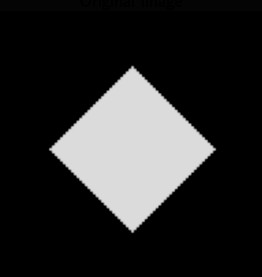
#> input picture images/pic-01.jpg, 262 x 277 px, found by its file name; its folder holds only this picture in this run
$ python Line-Detection-by-Hough-Transform.py
#> lines starting #> are read from the running program, lines starting #| are printed output that depends on the picture; after the words box and inside, x2 and y2 are one past the last pixel; in counts of white or black regions, pixels touching at a corner belong together
import numpy as np
import cv2
import matplotlib.pyplot as plt

def hough_line_transform(image_path, edge_threshold1 = 400, edge_threshold2 = 500, rho_resolution = 2, theta_resolution = 2, threshold = 120):

    # Load and preprocess the image
#> called with image_path = 'images\\pic-01.jpg', edge_threshold1 = 400, edge_threshold2 = 500, rho_resolution = 2, theta_resolution = 2, threshold = 122
    img = cv2.imread(image_path)
#> img is the input picture: shape (277, 262, 3); min 0, max 227, mean 42
    if img is None:
        raise FileNotFoundError(f"Image not found at {image_path}")
    gray = cv2.cvtColor(img, cv2.COLOR_BGR2GRAY)

    # Edge detection
    edges = cv2.Canny(gray, edge_threshold1, edge_threshold2)
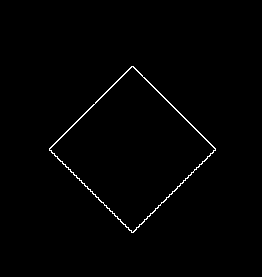
#> edges: shape (277, 262); 0.91% white in thin lines or dots, all inside (x1, y1, x2, y2) = (49, 66, 216, 233)
    print(f"Number of edge points: {np.sum(edges > 0)}")
#| Number of edge points: 659

    # Hough Transform setup
    height, width = edges.shape
#> height = 277; width = 262
    max_rho = int(np.sqrt(height**2 + width**2))  # Max rho based on diagonal
#> max_rho = 381
    thetas = np.deg2rad(np.arange(-90, 90, theta_resolution))
    rhos = np.arange(-max_rho, max_rho, rho_resolution)
#> rhos = 381 values from -381 to 379
    accumulator = np.zeros((len(rhos), len(thetas)), dtype=np.uint32)

    # Get edge point coordinates
    y_idxs, x_idxs = np.nonzero(edges)
#> y_idxs = 659 values from 66 to 232; x_idxs = 659 values, max 215 at index 328, min 49 at index 325, mean 132
    edge_points = np.vstack((x_idxs, y_idxs)).T  # Shape: (n_points, 2)
#> edge_points = 659 pairs, first value 49 to 215, second value 66 to 232

    # Vectorized rho computation
    cos_theta = np.cos(thetas)
    sin_theta = np.sin(thetas)
    rho_values = edge_points @ np.vstack((cos_theta, sin_theta))  # Shape: (n_points, n_thetas)
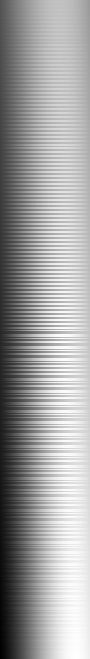
#> rho_values: shape (659, 90) float64; min -232, max 267.4, mean 82.3; drawn with min black and max white

    # Map rho values to bins
    rho_indices = np.floor((rho_values - rhos[0]) / rho_resolution).astype(int)

    # Accumulate votes
    for i in range(rho_indices.shape[0]):
        for j in range(rho_indices.shape[1]):
            rho_idx = rho_indices[i, j]
            if 0 <= rho_idx < len(rhos):
                accumulator[rho_idx, j] += 1
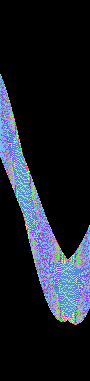
#> accumulator: shape (381, 90) uint32; 61 distinct labels, from 0 to 137; one colour per label, 0 black

    print(f"Accumulator shape: {accumulator.shape}")
#| Accumulator shape: (381, 90)

    # Detect lines
    lines = []
    for rho_idx in range(accumulator.shape[0]):
        for theta_idx in range(accumulator.shape[1]):
            if accumulator[rho_idx, theta_idx] > threshold:
                rho = rhos[rho_idx]
                theta = thetas[theta_idx]
                lines.append((rho, theta))

    print(f"Number of lines detected: {len(lines)}")
#| Number of lines detected: 5

    # Draw lines
    output_img = img.copy()
    for rho, theta in lines:
        a = np.cos(theta)
        b = np.sin(theta)
        x0 = a * rho
        y0 = b * rho
        length = int(np.sqrt(height**2 + width**2))
        pt1 = (int(x0 + length * (-b)), int(y0 + length * a))
        pt2 = (int(x0 - length * (-b)), int(y0 - length * a))
        cv2.line(output_img, pt1, pt2, (0, 0, 255), 2)  # Red lines
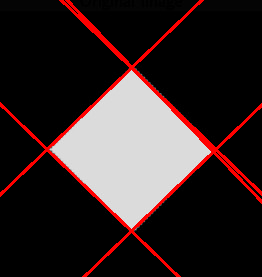
#> output_img: shape (277, 262, 3); 5.31% of pixels changed, all inside (x1, y1, x2, y2) = (0, 0, 262, 277)

    return edges, accumulator, output_img

def hough_transform(image_path, edge_threshold1 = 400, edge_threshold2 = 500, rho_resolution = 2, theta_resolution = 2, threshold = 120):

    try:
        edges, accumulator, result = hough_line_transform(
            image_path,
            edge_threshold1,
            edge_threshold2,
            rho_resolution,
            theta_resolution,
            threshold
        )

        # Optional visualization (comment out for speed)
        plt.figure(figsize=(15, 10))
        plt.subplot(131)
        plt.imshow(edges, cmap='gray')
        plt.title('Edge Map')

        plt.subplot(132)
        plt.imshow(accumulator, cmap='hot', aspect=accumulator.shape[1] / accumulator.shape[0])
        plt.title('Accumulator Space')

        plt.subplot(133)
        plt.imshow(cv2.cvtColor(result, cv2.COLOR_BGR2RGB))
        plt.title('Detected Lines')

        plt.tight_layout()
        plt.show()
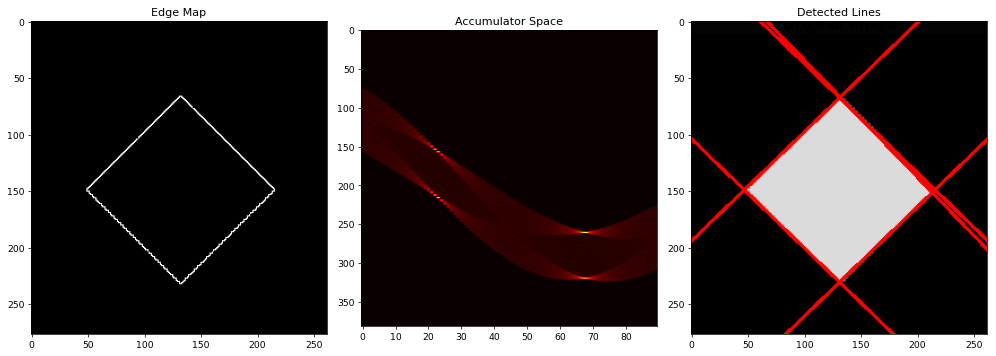
#> figure drawn by matplotlib, 3 panels

    except Exception as e:
        print(f"An error occurred: {e}")

for i in range(1, 5):
    hough_transform(f"images\\pic-0{i}.jpg",
                    edge_threshold1 = 400,
                    edge_threshold2 = 500,
                    rho_resolution = 2,
                    theta_resolution = 2,
                    threshold = 122
                    )
